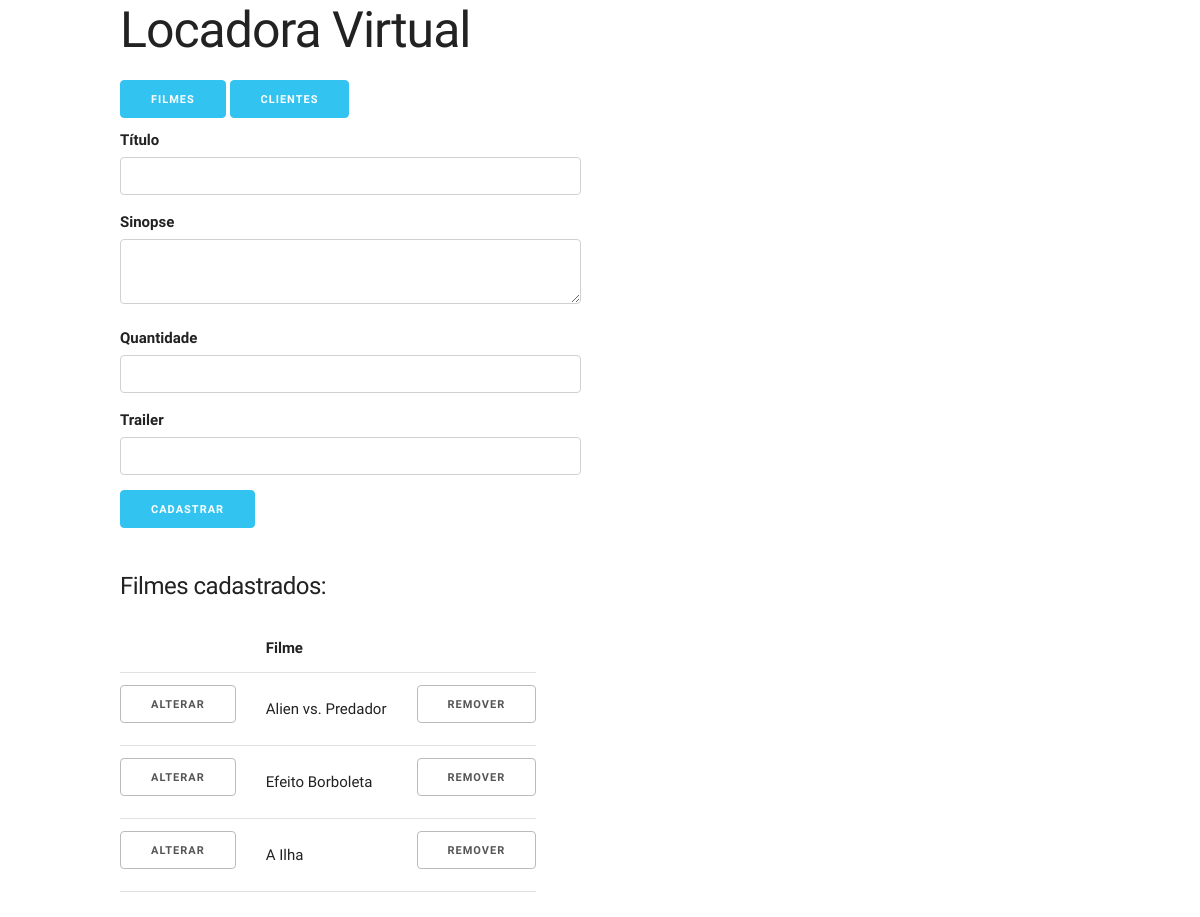
The page / on the database its author committed.
### tables this page shows
CREATE TABLE IF NOT EXISTS `filme` (
  `codigo` INT UNSIGNED NOT NULL AUTO_INCREMENT,
  `titulo` VARCHAR(255) NOT NULL,
  `quantidade` INT UNSIGNED NOT NULL DEFAULT 0,
  `sinopse` TEXT NULL,
  `trailer` VARCHAR(255) NULL,
  PRIMARY KEY (`codigo`),
  UNIQUE INDEX `codigo_UNIQUE` (`codigo` ASC),
  UNIQUE INDEX `titulo_UNIQUE` (`titulo` ASC));

### public/repositorio_filmes.php (called while the page is built, shortened)
<?php
require 'conexao.php';
include 'filme.php';
class RepositorioFilmesMySQL implements IRepositorioFilmes
{
  private $conexao;
  function __construct()
  {
    $this->conexao = new Conexao("mysql", getenv('MYSQL_USER'), getenv('MYSQL_PASSWORD'), getenv('MYSQL_DATABASE'));
  }
  public function getListaFilmes()
  {
    $lista = $this->conexao->executarQuery('SELECT * FROM filme');
    $arrayFilmes = array();
    while ($linha = mysqli_fetch_array($lista)) {
      array_push($arrayFilmes, new Filme(
        $linha['titulo'],
        $linha['codigo'],
        $linha['sinopse'],
        $linha['quantidade'],
        $linha['trailer']
      ));
    }
    return $arrayFilmes;
  }
}
$repositorio = new RepositorioFilmesMySQL();

### public/conexao.php (called while the page is built, shortened)
<?php
class Conexao
{
  private $host;
  private $usuario;
  private $senha;
  private $banco;
  private $conexao;
  function __construct($host, $usuario, $senha, $banco)
  {
    $this->host = $host;
    $this->usuario = $usuario;
    $this->senha = $senha;
    $this->banco = $banco;
  }
  public function conectar()
  {
    $this->conexao = new mysqli(
      $this->host,
      $this->usuario,
      $this->senha,
      $this->banco
    );
    return true;
  }
  public function executarQuery($sql)
  {
    return $this->conexao->query($sql);
  }
}

### public/filme.php (called while the page is built, shortened)
<?php
class Filme
{
  private $titulo;
  private $codigo;
  function __construct($titulo=null, $codigo=null, $sinopse=null, $quantidade=null, $trailer=null)
  {
    $this->titulo = $titulo;
    $this->codigo = $codigo;
  }
  public function getTitulo()
  {
      return $this->titulo;
  }
  public function getCodigo()
  {
      return $this->codigo;
  }
}

### public/index.php (the view, shortened to what this page needs)
<?php
require 'repositorio_filmes.php';
$acao = 'cadastrar';
$filmes = $repositorio->getListaFilmes();
?>
<!DOCTYPE html>
<html lang="en">
<head>
  <link rel="stylesheet" href="css/normalize.css">
  <link rel="stylesheet" href="css/skeleton.css">
</head>
<body>
  <div class="section hero">
    <div class="container">
      <div class="row">
          <h1 class="hero-heading">Locadora Virtual</h1>
          <a class="button button-primary" href="index.php">Filmes</a>
          <a class="button button-primary" href="clientes.php">Clientes</a>
      </div>
      <div class="row">
        <div class="one-half column">
          <form method="post" action="action_filme.php">
            <?php include 'form_filme.php'; ?>
            <input class="button-primary" type="submit" value="<?php echo ucfirst($acao); ?>">
          </form>
        </div>
      </div>
      <div class="row">
          <h5>Filmes cadastrados:</h5>
          <?php if (!$filmes) : ?>
            <p>Nenhum filme cadastrado.</p>
          <?php else: ?>
          <table>
            <thead>
              <tr>
                <th></th>
                <th>Filme</th>
                <th></th>
              </tr>
            </thead>
            <tbody>
              <?php foreach ($filmes as $filme) : ?>
              <tr>
                <td><a class="button" href="index.php?acao=alterar&codigo=<?php echo $filme->getCodigo(); ?>">Alterar</a></td>
                <td><?php echo $filme->getTitulo(); ?></td>
                <td><a class="button" href="index.php?acao=remover&codigo=<?php echo $filme->getCodigo(); ?>">Remover</a></td>
              </tr>
              <?php endforeach ?>
            </tbody>
          </table>
          <?php endif ?>
      </div>
    </div>
  </div>
</body>
</html>

### public/css/skeleton.css (style rules this page uses)
.container { position: relative; width: 100%; max-width: 960px; margin: 0 auto; padding: 0 20px; box-sizing: border-box; }
.column, .columns { width: 100%; float: left; box-sizing: border-box; }
@media (min-width: 400px) { .container { width: 85%; padding: 0; } }
@media (min-width: 550px) { .container { width: 80%; } }
@media (min-width: 550px) { .column, .columns { margin-left: 4%; } }
@media (min-width: 550px) { .column:first-child, .columns:first-child { margin-left: 0; } }
@media (min-width: 550px) { .one-half.column { width: 48%; } }
html { font-size: 62.5%; }
body { font-size: 1.5em; line-height: 1.6; font-weight: 400; font-family: "Raleway", "HelveticaNeue", "Helvetica Neue", Helvetica, Arial, sans-serif; color: #222; }
h1, h2, h3, h4, h5, h6 { margin-top: 0; margin-bottom: 2rem; font-weight: 300; }
h1 { font-size: 4.0rem; line-height: 1.2; letter-spacing: -.1rem; }
h5 { font-size: 1.8rem; line-height: 1.5; letter-spacing: -.05rem; }
@media (min-width: 550px) { h1 { font-size: 5.0rem; } }
@media (min-width: 550px) { h5 { font-size: 2.4rem; } }
a { color: #1EAEDB; }
.button, button, input[type="submit"], input[type="reset"], input[type="button"] { display: inline-block; height: 38px; padding: 0 30px; color: #555; text-align: center; font-size: 11px; font-weight: 600; line-height: 38px; letter-spacing: .1rem; text-transform: uppercase; text-decoration: none; white-space: nowrap; background-color: transparent; border-radius: 4px; border: 1px solid #bbb; cursor: pointer; box-sizing: border-box; }
.button.button-primary, button.button-primary, input[type="submit"].button-primary, input[type="reset"].button-primary, input[type="button"].button-primary { color: #FFF; background-color: #33C3F0; border-color: #33C3F0; }
th, td { padding: 12px 15px; text-align: left; border-bottom: 1px solid #E1E1E1; }
th:first-child, td:first-child { padding-left: 0; }
th:last-child, td:last-child { padding-right: 0; }
button, .button { margin-bottom: 1rem; }
input, textarea, select, fieldset { margin-bottom: 1.5rem; }
pre, blockquote, dl, figure, table, p, ul, ol, form { margin-bottom: 2.5rem; }
.container:after, .row:after, .u-cf { content: ""; display: table; clear: both; }

### rows shown on the page
filme: titulo "Alien vs. Predador"
filme: titulo "Efeito Borboleta"
filme: titulo "A Ilha"
